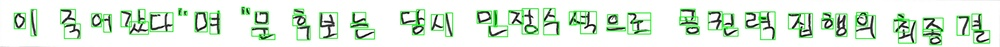
#> input picture image_src/image/untitle13-1707729935.3612344.jpg, 1000 x 47 px, shrunk from 3755 x 176 before the run, given in place of 00000002.png, which was not available
$ jupyter execute Untitled13.ipynb
#> lines starting #> are read from the running program, lines starting #| are printed output that depends on the picture; after the words box and inside, x2 and y2 are one past the last pixel; in counts of white or black regions, pixels touching at a corner belong together; pictures that were not available may be replaced by others from this repository, and a replacement may not be noted
[cell 1]
import cv2
import numpy as np

[cell 2]
def find_text_contours(image):
  """
  이미지에서 글씨 윤곽선을 찾아 반환합니다.

  Args:
    image: 입력 이미지 (BGR 채널)

  Returns:
    글씨 윤곽선 리스트
  """

  # 이미지를 그레이스케일로 변환합니다.
  gray = cv2.cvtColor(image, cv2.COLOR_BGR2GRAY)

  # 가우시안 블러 적용으로 노이즈 제거
  blurred = cv2.GaussianBlur(gray, (5, 5), 0)

  # Canny 에지 검출 알고리즘 적용
  edges = cv2.Canny(blurred, 100, 200)

  # 윤곽선 추출
  contours, _ = cv2.findContours(edges, cv2.RETR_EXTERNAL, cv2.CHAIN_APPROX_SIMPLE)

  return contours

[cell 3]
def mark_text_regions(image, contours):
  """
  이미지에 글씨 영역을 사각형으로 표시합니다.

  Args:
    image: 입력 이미지 (BGR 채널)
    contours: 글씨 윤곽선 리스트

  Returns:
    글씨 영역이 표시된 이미지
  """

  for contour in contours:
    # 최소 외곽 사각형 계산
    x, y, w, h = cv2.boundingRect(contour)

    # 사각형 표시
    cv2.rectangle(image, (x, y), (x+w, y+h), (0, 255, 0), 2)

  return image

[cell 4]
# 이미지 불러오기
image = cv2.imread("../dataset_dir/13.한국어글자체/01.손글씨/01_handwriting_sentence_images/1_sentence/00000002.png")
#> image is the input picture: shape (47, 1000, 3); mean B, G, R 221.8, 235.7, 221.9

# 글씨 윤곽선 찾기
contours = find_text_contours(image)
#> in find_text_contours, `gray = cv2.cvtColor(image, cv2.COLOR_BGR2GRAY)`:
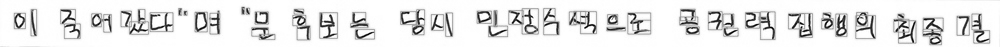
#> gray: shape (47, 1000); min 0, max 255, mean 230
#> in find_text_contours, `blurred = cv2.GaussianBlur(gray, (5, 5), 0)`:
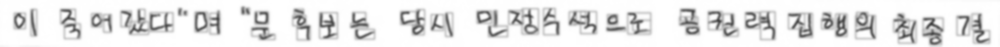
#> blurred: shape (47, 1000); min 67, max 255, mean 230
#> in find_text_contours, `edges = cv2.Canny(blurred, 100, 200)`:
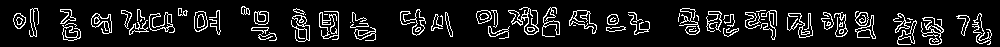
#> edges: shape (47, 1000); 10.1% white in thin lines or dots, all inside (x1, y1, x2, y2) = (13, 6, 992, 45)
#> in find_text_contours, `contours, _ = cv2.findContours(edges, cv2.RETR_EXTERNAL, cv2.CHAIN_APP..`: contours = 69 contours, 33 with area under 20; largest, box (x1, y1, x2, y2) and area: (569, 10, 597, 34) 298, (194, 11, 208, 32) 217, (91, 13, 112, 34) 183, (921, 17, 944, 45) 182, (149, 12, 175, 33) 177

# 글씨 영역 표시
marked_image = mark_text_regions(image, contours)
#> the loop in mark_text_regions, `for contour in contours:` made 69 passes
#> (x, y, w, h) on passes 1, 2, 3, 4, 5, 6, 7, 8, 9, 11, 12, 13: (258, 32, 19, 9), (723, 28, 16, 9), (695, 28, 1, 1), (689, 28, 8, 4), (527, 27, 8, 5), (354, 27, 22, 14), (251, 27, 18, 7), (606, 26, 20, 6), (488, 26, 22, 13), (62, 25, 19, 16), (350, 23, 19, 5), (65, 23, 12, 4)
#> (contour, x, y, w, h) on passes 10, 19, 20, 33: ([[573, 25], [575, 25]], 573, 25, 3, 1), ([[761, 19], [764, 19]], 761, 19, 4, 1), ([[141, 19], [140, 20], [140, 21], [141, 20]], 140, 19, 2, 3), ([[324, 14], [327, 14]], 324, 14, 4, 1)
#> after the loop in mark_text_regions, `for contour in contours:`:
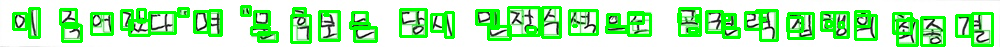
#> image: shape (47, 1000, 3); mean B, G, R 178, 240.9, 178.2

[cell 5]
from time import time

# 결과 이미지 출력
cv2.imwrite(f'./image/untitle13-{time()}.jpg', marked_image)
#> Out = True
